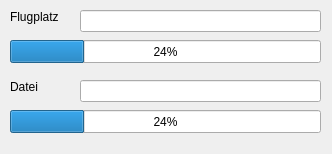
<?xml version="1.0" encoding="UTF-8"?>
<ui version="4.0">
 <class>CProgress</class>
 <widget class="QDialog" name="CProgress">
  <property name="geometry">
   <rect>
    <x>0</x>
    <y>0</y>
    <width>332</width>
    <height>154</height>
   </rect>
  </property>
  <property name="sizePolicy">
   <sizepolicy hsizetype="Fixed" vsizetype="Fixed">
    <horstretch>0</horstretch>
    <verstretch>0</verstretch>
   </sizepolicy>
  </property>
  <property name="windowTitle">
   <string>ChartButler lädt Dateien</string>
  </property>
  <property name="windowIcon">
   <iconset resource="cbRessources.qrc">
    <normaloff>:/new/img/cb.ico</normaloff>:/new/img/cb.ico</iconset>
  </property>
  <property name="modal">
   <bool>true</bool>
  </property>
  <widget class="QLabel" name="label">
   <property name="geometry">
    <rect>
     <x>10</x>
     <y>10</y>
     <width>57</width>
     <height>14</height>
    </rect>
   </property>
   <property name="sizePolicy">
    <sizepolicy hsizetype="Preferred" vsizetype="Fixed">
     <horstretch>0</horstretch>
     <verstretch>0</verstretch>
    </sizepolicy>
   </property>
   <property name="text">
    <string>Flugplatz</string>
   </property>
  </widget>
  <widget class="QLineEdit" name="txtFieldName">
   <property name="geometry">
    <rect>
     <x>80</x>
     <y>10</y>
     <width>241</width>
     <height>22</height>
    </rect>
   </property>
   <property name="readOnly">
    <bool>true</bool>
   </property>
  </widget>
  <widget class="QProgressBar" name="prgFields">
   <property name="geometry">
    <rect>
     <x>10</x>
     <y>40</y>
     <width>311</width>
     <height>23</height>
    </rect>
   </property>
   <property name="value">
    <number>24</number>
   </property>
  </widget>
  <widget class="QLabel" name="label_2">
   <property name="geometry">
    <rect>
     <x>10</x>
     <y>80</y>
     <width>57</width>
     <height>14</height>
    </rect>
   </property>
   <property name="text">
    <string>Datei</string>
   </property>
  </widget>
  <widget class="QLineEdit" name="txtFileName">
   <property name="geometry">
    <rect>
     <x>80</x>
     <y>80</y>
     <width>241</width>
     <height>22</height>
    </rect>
   </property>
  </widget>
  <widget class="QProgressBar" name="prgFiles">
   <property name="geometry">
    <rect>
     <x>10</x>
     <y>110</y>
     <width>311</width>
     <height>23</height>
    </rect>
   </property>
   <property name="value">
    <number>24</number>
   </property>
  </widget>
 </widget>
 <resources>
  <include location="cbRessources.qrc"/>
 </resources>
 <connections/>
</ui>
